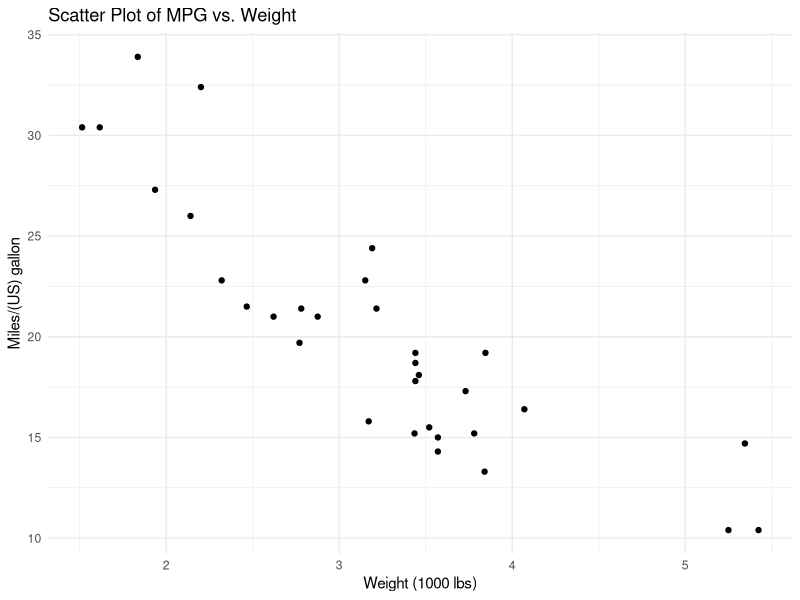

R code for this plot:
## ---- chunk 1
# Load necessary libraries
library(ggplot2)

# Create the plot
ggplot(mtcars, aes(x=wt, y=mpg)) +
  geom_point() +
  theme_minimal() +
  ggtitle("Scatter Plot of MPG vs. Weight") +
  xlab("Weight (1000 lbs)") +
  ylab("Miles/(US) gallon")
